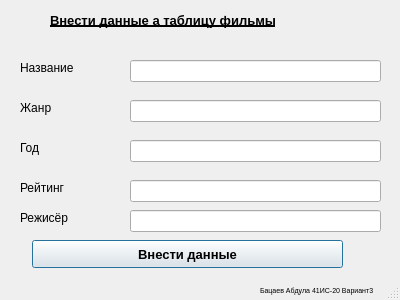
<?xml version="1.0" encoding="UTF-8"?>
<ui version="4.0">
 <class>Dialog</class>
 <widget class="QDialog" name="Dialog">
  <property name="geometry">
   <rect>
    <x>0</x>
    <y>0</y>
    <width>400</width>
    <height>300</height>
   </rect>
  </property>
  <property name="windowTitle">
   <string>BatsaevMySQL_insert</string>
  </property>
  <property name="autoFillBackground">
   <bool>true</bool>
  </property>
  <property name="sizeGripEnabled">
   <bool>true</bool>
  </property>
  <widget class="QLineEdit" name="lineEdit">
   <property name="geometry">
    <rect>
     <x>130</x>
     <y>60</y>
     <width>251</width>
     <height>22</height>
    </rect>
   </property>
  </widget>
  <widget class="QPushButton" name="pushButton">
   <property name="geometry">
    <rect>
     <x>32</x>
     <y>240</y>
     <width>311</width>
     <height>28</height>
    </rect>
   </property>
   <property name="font">
    <font>
     <pointsize>10</pointsize>
     <weight>75</weight>
     <bold>true</bold>
    </font>
   </property>
   <property name="cursor">
    <cursorShape>ArrowCursor</cursorShape>
   </property>
   <property name="mouseTracking">
    <bool>false</bool>
   </property>
   <property name="text">
    <string>Внести данные</string>
   </property>
  </widget>
  <widget class="QLineEdit" name="lineEdit_2">
   <property name="geometry">
    <rect>
     <x>130</x>
     <y>100</y>
     <width>251</width>
     <height>22</height>
    </rect>
   </property>
  </widget>
  <widget class="QLineEdit" name="lineEdit_3">
   <property name="geometry">
    <rect>
     <x>130</x>
     <y>140</y>
     <width>251</width>
     <height>22</height>
    </rect>
   </property>
  </widget>
  <widget class="QLineEdit" name="lineEdit_4">
   <property name="geometry">
    <rect>
     <x>130</x>
     <y>180</y>
     <width>251</width>
     <height>22</height>
    </rect>
   </property>
  </widget>
  <widget class="QLabel" name="label">
   <property name="geometry">
    <rect>
     <x>50</x>
     <y>10</y>
     <width>311</width>
     <height>20</height>
    </rect>
   </property>
   <property name="font">
    <font>
     <pointsize>10</pointsize>
     <weight>75</weight>
     <bold>true</bold>
     <underline>true</underline>
     <strikeout>false</strikeout>
    </font>
   </property>
   <property name="text">
    <string>Внести данные а таблицу фильмы</string>
   </property>
  </widget>
  <widget class="QLabel" name="label_2">
   <property name="geometry">
    <rect>
     <x>260</x>
     <y>280</y>
     <width>141</width>
     <height>20</height>
    </rect>
   </property>
   <property name="font">
    <font>
     <pointsize>5</pointsize>
     <weight>50</weight>
     <italic>false</italic>
     <bold>false</bold>
     <underline>false</underline>
     <strikeout>false</strikeout>
     <kerning>false</kerning>
    </font>
   </property>
   <property name="text">
    <string>Бацаев Абдула 41ИС-20 Вариант3</string>
   </property>
  </widget>
  <widget class="QLabel" name="label_3">
   <property name="geometry">
    <rect>
     <x>20</x>
     <y>60</y>
     <width>71</width>
     <height>16</height>
    </rect>
   </property>
   <property name="font">
    <font>
     <pointsize>9</pointsize>
    </font>
   </property>
   <property name="text">
    <string>Название</string>
   </property>
  </widget>
  <widget class="QLabel" name="label_4">
   <property name="geometry">
    <rect>
     <x>20</x>
     <y>100</y>
     <width>71</width>
     <height>16</height>
    </rect>
   </property>
   <property name="font">
    <font>
     <pointsize>9</pointsize>
    </font>
   </property>
   <property name="text">
    <string>Жанр</string>
   </property>
  </widget>
  <widget class="QLabel" name="label_5">
   <property name="geometry">
    <rect>
     <x>20</x>
     <y>140</y>
     <width>71</width>
     <height>16</height>
    </rect>
   </property>
   <property name="font">
    <font>
     <pointsize>9</pointsize>
    </font>
   </property>
   <property name="text">
    <string>Год</string>
   </property>
  </widget>
  <widget class="QLabel" name="label_6">
   <property name="geometry">
    <rect>
     <x>20</x>
     <y>180</y>
     <width>71</width>
     <height>16</height>
    </rect>
   </property>
   <property name="font">
    <font>
     <pointsize>9</pointsize>
    </font>
   </property>
   <property name="text">
    <string>Рейтинг</string>
   </property>
  </widget>
  <widget class="QLabel" name="label_7">
   <property name="geometry">
    <rect>
     <x>20</x>
     <y>210</y>
     <width>71</width>
     <height>16</height>
    </rect>
   </property>
   <property name="font">
    <font>
     <pointsize>9</pointsize>
    </font>
   </property>
   <property name="text">
    <string>Режисёр</string>
   </property>
  </widget>
  <widget class="QLineEdit" name="lineEdit_5">
   <property name="geometry">
    <rect>
     <x>130</x>
     <y>210</y>
     <width>251</width>
     <height>22</height>
    </rect>
   </property>
  </widget>
 </widget>
 <resources/>
 <connections/>
</ui>
